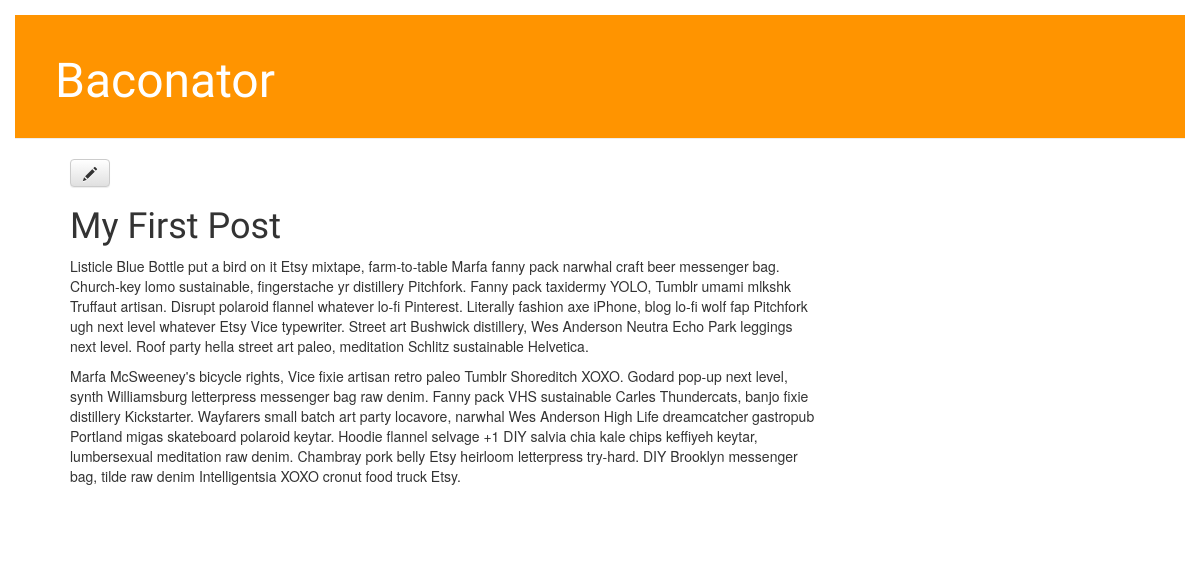
Before: /post/1/ with the older database file.
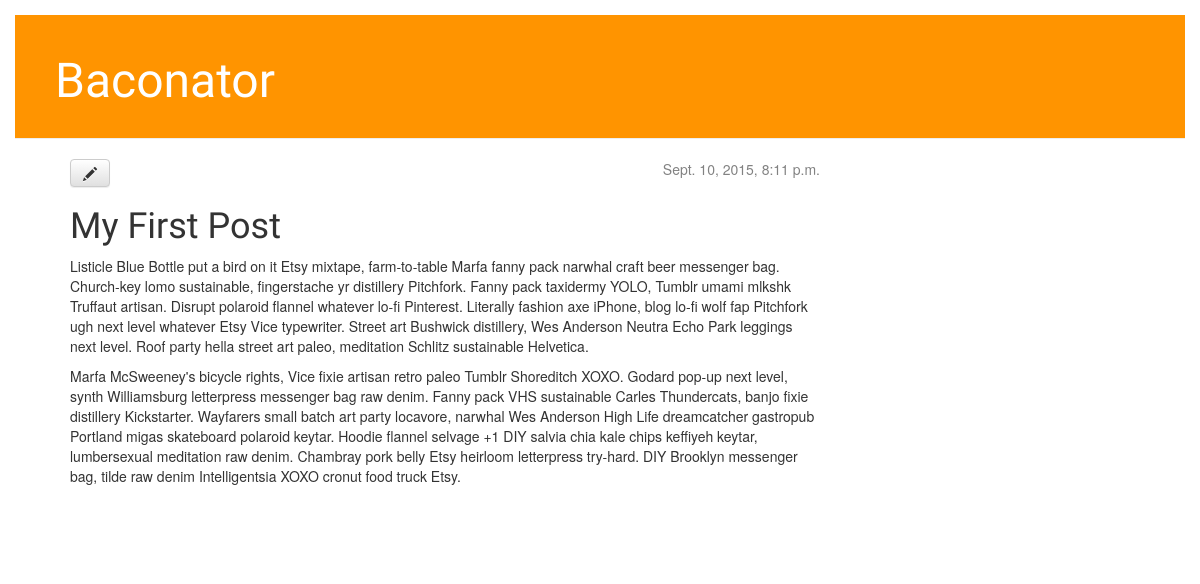
After: the same page with the newer database file.
### blog/models.py (models this page shows, shortened)
class Post(models.Model):
    author = models.ForeignKey('auth.User')
    title = models.CharField(max_length=200)
    text = models.TextField()
    created_date = models.DateTimeField(
            default=timezone.now)
    published_date = models.DateTimeField(
            blank=True, null=True)

### blog/views.py (the view)
# urls.py: url(r'^post/(?P<pk>[0-9]+)/$', views.post_detail, name='post_detail'),
def post_detail(request, pk):
	post = get_object_or_404(Post, pk=pk)
	return render(request, 'blog/post_detail.html', {'post': post})

### blog/templates/blog/post_detail.html
{% extends "blog/base.html" %}
{% block content %}
    <div class="post">
        {% if post.published_date %}
            <div class="date">
                {{ post.published_date }}
            </div>
        {% endif %}
        <a class="btn btn-default" href="{% url "post_edit" pk=post.pk %}"><span class="glyphicon glyphicon-pencil"></span></a>
        <h1>{{ post.title }}</h1>
        <p>{{ post.text|linebreaks }}</p>
    </div>
{% endblock %}

Changed rows visible on the page:
changed Post "My First Post": published_date (not shown) → "Sept. 10, 2015, 8:11 p.m."
